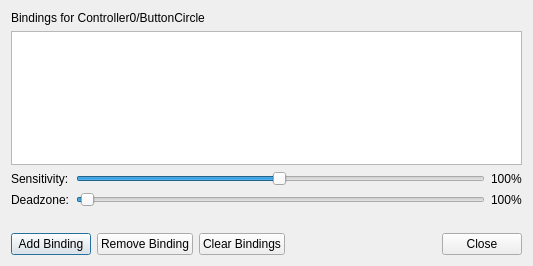
<?xml version="1.0" encoding="UTF-8"?>
<ui version="4.0">
 <class>InputBindingDialog</class>
 <widget class="QDialog" name="InputBindingDialog">
  <property name="windowModality">
   <enum>Qt::WindowModal</enum>
  </property>
  <property name="geometry">
   <rect>
    <x>0</x>
    <y>0</y>
    <width>533</width>
    <height>266</height>
   </rect>
  </property>
  <property name="windowTitle">
   <string>Edit Bindings</string>
  </property>
  <property name="modal">
   <bool>true</bool>
  </property>
  <layout class="QVBoxLayout" name="verticalLayout">
   <item>
    <widget class="QLabel" name="title">
     <property name="text">
      <string>Bindings for Controller0/ButtonCircle</string>
     </property>
    </widget>
   </item>
   <item>
    <widget class="QListWidget" name="bindingList"/>
   </item>
   <item>
    <widget class="QWidget" name="sensitivityWidget" native="true">
     <layout class="QGridLayout" name="sensitivityLayout">
      <property name="leftMargin">
       <number>0</number>
      </property>
      <property name="topMargin">
       <number>0</number>
      </property>
      <property name="rightMargin">
       <number>0</number>
      </property>
      <property name="bottomMargin">
       <number>0</number>
      </property>
      <item row="0" column="0">
       <widget class="QLabel" name="sensitivityLabel">
        <property name="text">
         <string>Sensitivity:</string>
        </property>
       </widget>
      </item>
      <item row="0" column="1">
       <widget class="NoScrollQSlider" name="sensitivity">
        <property name="minimum">
         <number>1</number>
        </property>
        <property name="maximum">
         <number>200</number>
        </property>
        <property name="value">
         <number>100</number>
        </property>
        <property name="orientation">
         <enum>Qt::Horizontal</enum>
        </property>
        <property name="tickPosition">
         <enum>NoScrollQSlider::TicksBelow</enum>
        </property>
       </widget>
      </item>
      <item row="0" column="2">
       <widget class="QLabel" name="sensitivityValue">
        <property name="text">
         <string>100%</string>
        </property>
       </widget>
      </item>
      <item row="1" column="0">
       <widget class="QLabel" name="deadzoneLabel">
        <property name="text">
         <string>Deadzone:</string>
        </property>
       </widget>
      </item>
      <item row="1" column="1">
       <widget class="NoScrollQSlider" name="deadzone">
        <property name="minimum">
         <number>0</number>
        </property>
        <property name="maximum">
         <number>100</number>
        </property>
        <property name="value">
         <number>1</number>
        </property>
        <property name="orientation">
         <enum>Qt::Horizontal</enum>
        </property>
        <property name="tickPosition">
         <enum>NoScrollQSlider::TicksBelow</enum>
        </property>
        <property name="tickInterval">
         <number>5</number>
        </property>
       </widget>
      </item>
      <item row="1" column="2">
       <widget class="QLabel" name="deadzoneValue">
        <property name="text">
         <string>100%</string>
        </property>
       </widget>
      </item>
     </layout>
    </widget>
   </item>
   <item>
    <widget class="QLabel" name="status">
     <property name="text">
      <string/>
     </property>
    </widget>
   </item>
   <item>
    <layout class="QHBoxLayout" name="horizontalLayout">
     <item>
      <widget class="QPushButton" name="addBinding">
       <property name="text">
        <string>Add Binding</string>
       </property>
      </widget>
     </item>
     <item>
      <widget class="QPushButton" name="removeBinding">
       <property name="text">
        <string>Remove Binding</string>
       </property>
      </widget>
     </item>
     <item>
      <widget class="QPushButton" name="clearBindings">
       <property name="text">
        <string>Clear Bindings</string>
       </property>
      </widget>
     </item>
     <item>
      <widget class="QDialogButtonBox" name="buttonBox">
       <property name="standardButtons">
        <set>QDialogButtonBox::Close</set>
       </property>
      </widget>
     </item>
    </layout>
   </item>
  </layout>
 </widget>
 <customwidgets>
  <customwidget>
   <class>NoScrollQSlider</class>
   <extends>QSlider</extends>
   <header>NoScrollQSlider.h</header>
  </customwidget>
 </customwidgets>
 <resources/>
 <connections/>
</ui>
